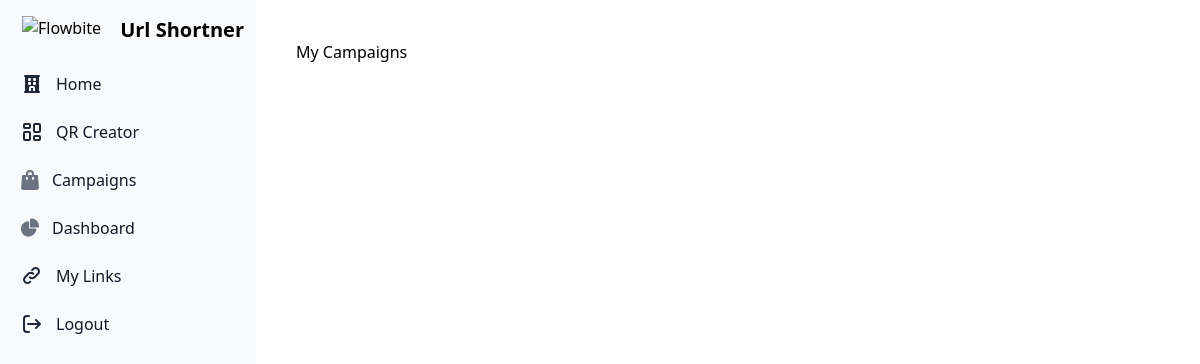
The app's page /campaign/my_campaign/ (signed in), older data.
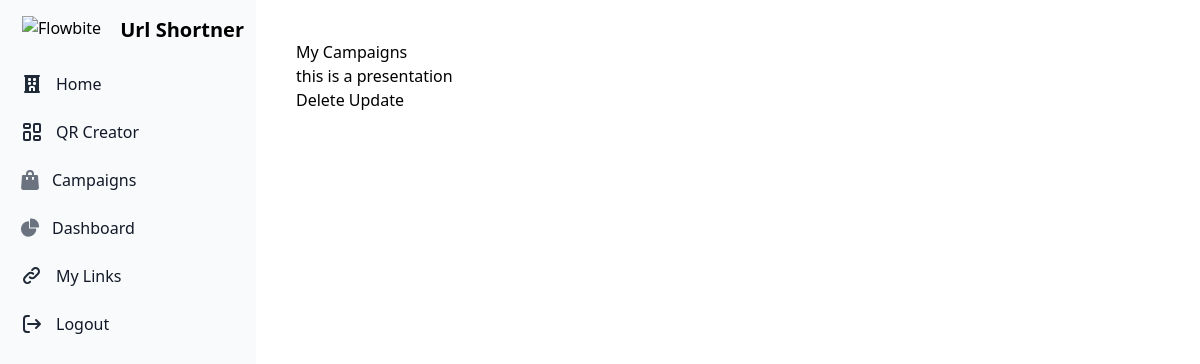
The same page, newer data.
### campaign/models.py (models this page shows, shortened)
class Campaign(models.Model):
    user = models.ForeignKey(User, on_delete=models.CASCADE)
    url = models.URLField(max_length=200)
    description = models.TextField()
    image = models.ImageField(upload_to='campaign_images/')
    created_at = models.DateTimeField(auto_now_add=True)

### campaign/views.py (the view)
# urls.py: path('my_campaign/', my_campaigns, name='my_campaigns'),
@login_required
def my_campaigns(request):
    user_campaigns = Campaign.objects.filter(user=request.user)
    return render(request, 'my_campaigns.html', {'user_campaigns': user_campaigns})

### templates/my_campaigns.html (shortened to what this page needs)
{% extends "base.html" %}
{% block content %}
<div class="p-10 sm:ml-64">
    <h1>My Campaigns</h1>
    <ul>
        {% for campaign in user_campaigns %}
            <li>
                <a href="{{ campaign.url }}">{{ campaign.description }}</a>
                <form action="{% url 'delete_campaign' campaign.id %}" method="post">
                    <button type="submit">Delete</button>
                    <a href="{% url 'update_campaign' campaign.id %}">Update</a>
                </form>
            </li>
        {% endfor %}
    </ul>
{% endblock %}

Row changes from the older to the newer data that the page shows:
added Campaign: description "this is a presentation"
